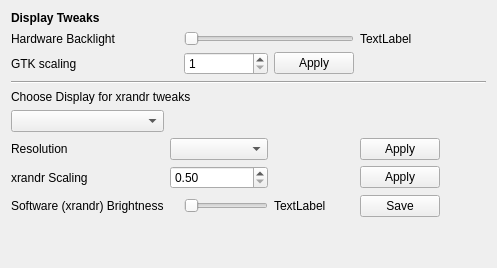
     <widget class="QWidget" name="DisplayTab">
      <attribute name="title">
       <string>Display</string>
      </attribute>
      <layout class="QGridLayout" name="gridLayout_12">
       <item row="0" column="0">
        <layout class="QGridLayout" name="gridLayout_13">
         <property name="sizeConstraint">
          <enum>QLayout::SizeConstraint::SetNoConstraint</enum>
         </property>
         <item row="1" column="0" colspan="2">
          <widget class="QLabel" name="label_xbacklight">
           <property name="text">
            <string extracomment="set the hardware backlight on monitors that have them">Hardware Backlight</string>
           </property>
          </widget>
         </item>
         <item row="0" column="0">
          <widget class="QLabel" name="label_12">
           <property name="text">
            <string>&lt;html&gt;&lt;head/&gt;&lt;body&gt;&lt;p&gt;&lt;span style=&quot; font-weight:600;&quot;&gt;Display Tweaks&lt;/span&gt;&lt;/p&gt;&lt;/body&gt;&lt;/html&gt;</string>
           </property>
          </widget>
         </item>
         <item row="10" column="3">
          <spacer name="verticalSpacer_11">
           <property name="orientation">
            <enum>Qt::Orientation::Vertical</enum>
           </property>
           <property name="sizeHint" stdset="0">
            <size>
             <width>20</width>
             <height>40</height>
            </size>
           </property>
          </spacer>
         </item>
         <item row="3" column="0" colspan="7">
          <widget class="Line" name="line">
           <property name="orientation">
            <enum>Qt::Orientation::Horizontal</enum>
           </property>
          </widget>
         </item>
         <item row="4" column="0" colspan="3">
          <widget class="QLabel" name="label_13">
           <property name="text">
            <string extracomment="choose the display that the xrandr tweaks will be acted upon">Choose Display for xrandr tweaks</string>
           </property>
          </widget>
         </item>
         <item row="5" column="0">
          <widget class="QComboBox" name="comboBoxDisplay"/>
         </item>
         <item row="6" column="0">
          <widget class="QLabel" name="label_resolutions">
           <property name="text">
            <string>Resolution</string>
           </property>
          </widget>
         </item>
         <item row="9" column="5">
          <widget class="QPushButton" name="buttonSaveBrightness">
           <property name="toolTip">
            <string>&lt;html&gt;&lt;head/&gt;&lt;body&gt;&lt;p&gt;Saving is per display&lt;/p&gt;&lt;/body&gt;&lt;/html&gt;</string>
           </property>
           <property name="text">
            <string>Save</string>
           </property>
          </widget>
         </item>
         <item row="9" column="0">
          <widget class="QLabel" name="labelsoftwarebrightness">
           <property name="text">
            <string extracomment="adjust brightness (not backlight) via software">Software (xrandr) Brightness</string>
           </property>
          </widget>
         </item>
         <item row="9" column="4">
          <widget class="QLabel" name="label_brightness_slider">
           <property name="text">
            <string>TextLabel</string>
           </property>
          </widget>
         </item>
         <item row="2" column="0">
          <widget class="QLabel" name="labelgtkscaling">
           <property name="text">
            <string extracomment="gtk scale factor">GTK scaling</string>
           </property>
          </widget>
         </item>
         <item row="7" column="6">
          <spacer name="horizontalSpacer_4">
           <property name="orientation">
            <enum>Qt::Orientation::Horizontal</enum>
           </property>
           <property name="sizeHint" stdset="0">
            <size>
             <width>40</width>
             <height>20</height>
            </size>
           </property>
          </spacer>
         </item>
         <item row="7" column="0">
          <widget class="QLabel" name="label_scale">
           <property name="text">
            <string extracomment="xrandr scale factor">xrandr Scaling</string>
           </property>
          </widget>
         </item>
         <item row="9" column="2" colspan="2">
          <widget class="QSlider" name="horizontalSliderBrightness">
           <property name="maximum">
            <number>200</number>
           </property>
           <property name="orientation">
            <enum>Qt::Orientation::Horizontal</enum>
           </property>
          </widget>
         </item>
         <item row="6" column="1" colspan="3">
          <widget class="QComboBox" name="comboBoxresolutions"/>
         </item>
         <item row="7" column="1" colspan="3">
          <widget class="QDoubleSpinBox" name="doubleSpinBoxscale">
           <property name="minimumSize">
            <size>
             <width>30</width>
             <height>0</height>
            </size>
           </property>
           <property name="minimum">
            <double>0.500000000000000</double>
           </property>
           <property name="maximum">
            <double>3.000000000000000</double>
           </property>
           <property name="singleStep">
            <double>0.050000000000000</double>
           </property>
          </widget>
         </item>
         <item row="6" column="5">
          <widget class="QPushButton" name="buttonapplyresolution">
           <property name="text">
            <string>Apply</string>
           </property>
          </widget>
         </item>
         <item row="7" column="5">
          <widget class="QPushButton" name="buttonApplyDisplayScaling">
           <property name="text">
            <string>Apply</string>
           </property>
          </widget>
         </item>
         <item row="2" column="4">
          <widget class="QPushButton" name="buttonGTKscaling">
           <property name="text">
            <string>Apply</string>
           </property>
          </widget>
         </item>
         <item row="2" column="2" colspan="2">
          <widget class="QSpinBox" name="spinBoxgtkscaling">
           <property name="minimum">
            <number>1</number>
           </property>
           <property name="maximum">
            <number>3</number>
           </property>
          </widget>
         </item>
         <item row="1" column="5">
          <widget class="QLabel" name="backlight_label">
           <property name="text">
            <string>TextLabel</string>
           </property>
          </widget>
         </item>
         <item row="1" column="2" colspan="3">
          <widget class="QSlider" name="horizsliderhardwarebacklight">
           <property name="minimum">
            <number>1</number>
           </property>
           <property name="maximum">
            <number>100</number>
           </property>
           <property name="singleStep">
            <number>1</number>
           </property>
           <property name="orientation">
            <enum>Qt::Orientation::Horizontal</enum>
           </property>
          </widget>
         </item>
        </layout>
       </item>
      </layout>
     </widget>
